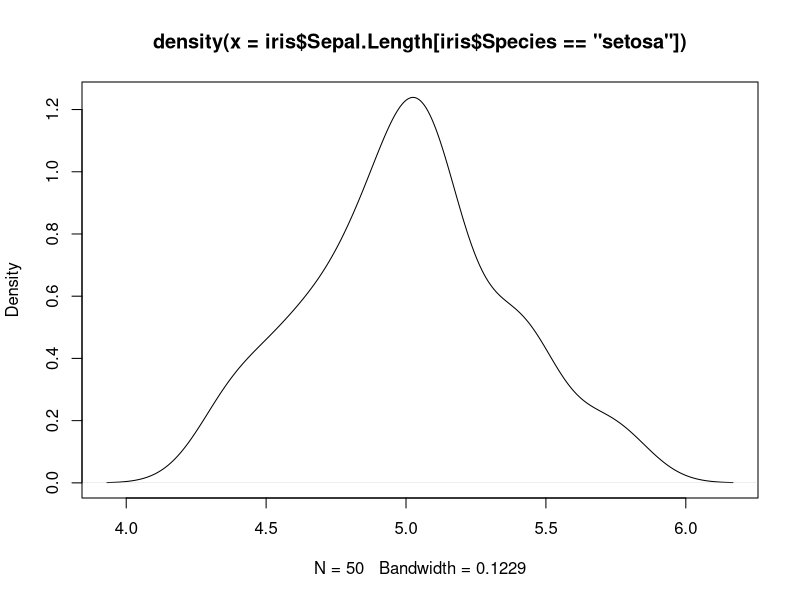
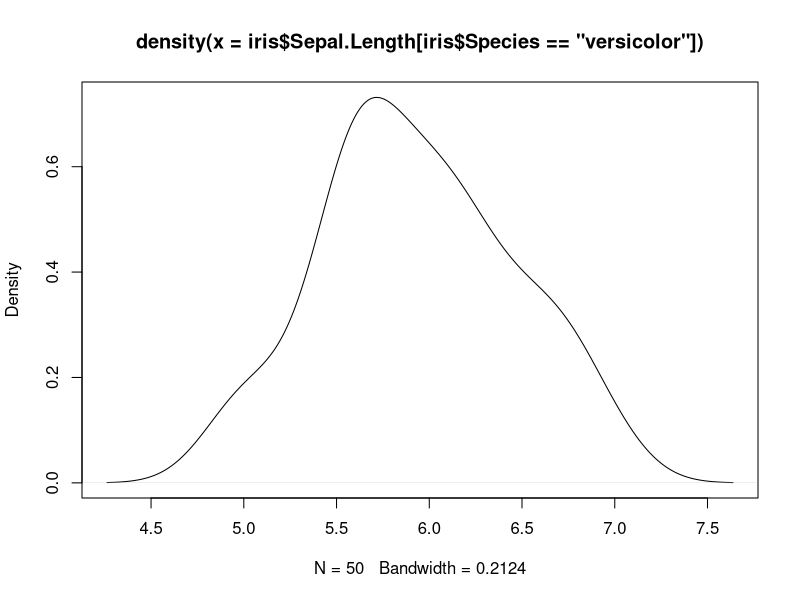
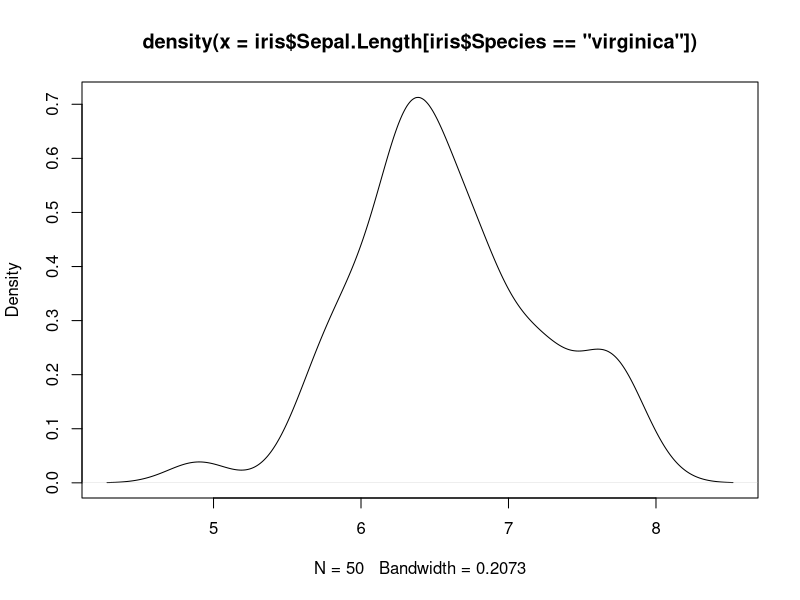

Reproduce these figures in R, in order.
## ---- chunk 1
knitr::opts_chunk$set(echo = TRUE)
## ---- chunk 2
library(tidyverse)
library(ggplot2)

view(iris)

## plot Sepal.Length for setosa
plot(density(iris$Sepal.Length[iris$Species == "setosa"]))

## plot Sepal.Length for versicolor
plot(density(iris$Sepal.Length[iris$Species == "versicolor"]))

## plot Sepal.Length for virginica
plot(density(iris$Sepal.Length[iris$Species == "virginica"]))
